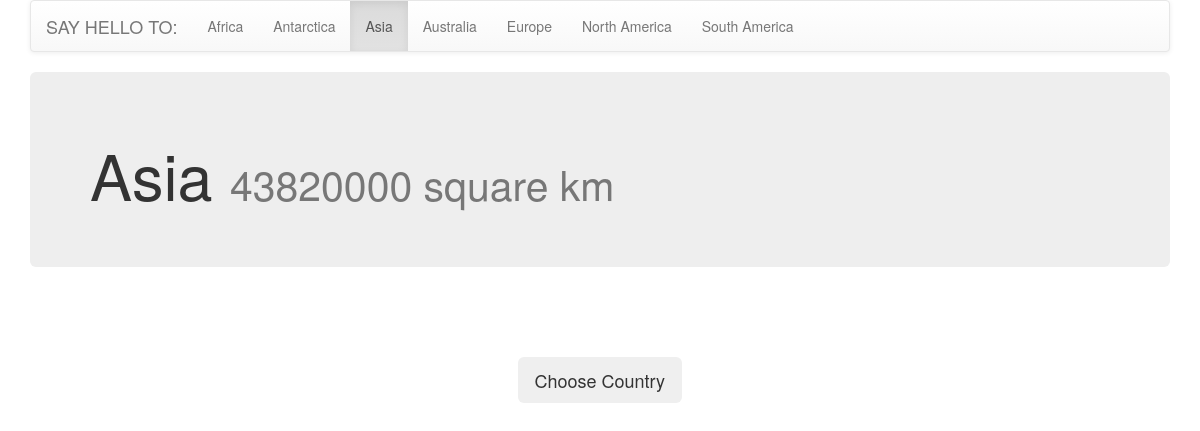
The page /helloworld/continent/3/ on the database its author committed.
### helloworld/models.py (models this page shows)
class Continent(models.Model):
	name = models.CharField(max_length=15)
	area = models.IntegerField(default=0)
	def __unicode__(self):
		return self.name

### helloworld/views.py (the view)
# urls.py: url(r'^continent/(?P<continent_id>\d+)/$',views.continent,name="continent"),
def continent(request, continent_id):
	continents = Continent.objects.all()
	chosen_continent = get_object_or_404(Continent, pk=continent_id)
	return render(request,"helloworld/continent.html",{"continent":chosen_continent, "continents": continents})

### helloworld/templates/helloworld/continent.html (shortened to what this page needs)
{% extends 'helloworld/base.html' %}
{% block content %}
<div class="container">
	<div class="row">
		<div class="col-md-12">
			<div class="jumbotron">
				<h1>
				{{ continent.name }}
				<small>{{ continent.area }} square km</small>
				</h1>
			</div>
		</div>
	</div>
	<div class="row">
		<br/><br/><br/>
		<div class="col-md-1 col-md-offset-5">
			<button class="btn btn-lg" data-toggle="modal" data-target="#country-modal">
			  Choose Country
			</button>
		</div>
	</div>
</div>
{% endblock %}

### helloworld/templates/helloworld/base.html (shortened to what this page needs)
{% load staticfiles %}
<!DOCTYPE html>
<html>
<head>
	<link rel="stylesheet" type="text/css" href="//netdna.bootstrapcdn.com/bootstrap/3.0.3/css/bootstrap.min.css">
	<link rel="stylesheet" type="text/css" href="//netdna.bootstrapcdn.com/bootstrap/3.0.3/css/bootstrap-theme.min.css">
</head>
<body>
{% block navbar %}
	<div class="container">
		<div class="row">
			<div class="col-md-12">
				<div class="navbar navbar-default ">
					<div class="navbar-header">
				    	<a class="navbar-brand" href="{% url 'welcome' %}">SAY HELLO TO:</a>
				  	</div>
	  				<div class="collapse navbar-collapse">
	  					<ul class="nav navbar-nav">
	  						{% for cont in continents %}
	  							{% ifequal cont.id continent.id %}
	  								<li class="active dropdown">
  										<a  id="drop{{ cont }}" href="{% url 'continent' cont.id %}">{{ cont.name }}</a>
  									</li>
	  							{% else %}
	  								<li class="dropdown">
  										<a id="drop{{ cont }}" href="{% url 'continent' cont.id %}">{{ cont.name }}</a>
  									</li>
	  							{% endifequal %}
	  						{% endfor %}
	  					</ul>
	  				</div>
				</div>
			</div>
		</div>
	</div>
{% endblock %}
{% block content %}{% endblock %}
</body>
</html>

### rows shown on the page
Continent: name "Africa"
Continent: name "Antarctica"
Continent: name "Asia", area "43820000"
Continent: name "Australia"
Continent: name "Europe"
Continent: name "North America"
Continent: name "South America"
